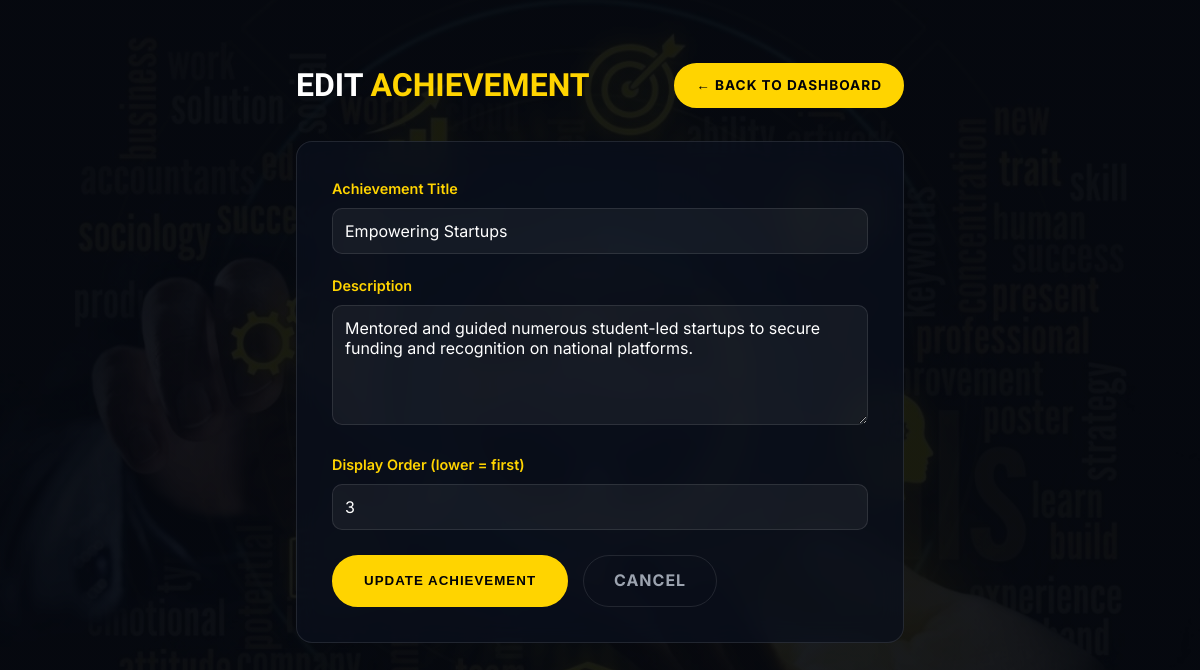
/manage-achievement.php?id=3 (signed in), run on the app's committed database.
### tables this page shows
CREATE TABLE IF NOT EXISTS achievements (
    id INT AUTO_INCREMENT PRIMARY KEY,
    title VARCHAR(255) NOT NULL,
    description TEXT NOT NULL,
    display_order INT DEFAULT 0,
    created_at TIMESTAMP DEFAULT CURRENT_TIMESTAMP
);

### manage-achievement.php (the view, shortened to what this page needs)
<?php
require_once 'db.php';
$achievement = null;
if (isset($_GET['id'])) {
    $stmt = $pdo->prepare("SELECT * FROM achievements WHERE id = ?");
    $stmt->execute([$_GET['id']]);
    $achievement = $stmt->fetch(PDO::FETCH_ASSOC);
}
?>
<!DOCTYPE html>
<html lang="en">
<head>
    <link rel="stylesheet" href="style.css">
</head>
<body>
    <div class="manage-container">
        <div class="hdr-flex">
            <h1><?= $achievement ? 'Edit' : 'Add New' ?> <span class="text-gold">Achievement</span></h1>
            <a href="dashboard.php" class="btn-primary" style="padding:10px 20px;font-size:0.85rem;">← Back to Dashboard</a>
        </div>
        <div class="manage-form">
            <form action="manage-achievement.php" method="POST">
                <div class="form-group">
                    <label>Achievement Title</label>
                    <input type="text" name="title" value="<?= htmlspecialchars($achievement['title'] ?? ''); ?>" required placeholder="e.g. Hult Prize Success">
                </div>
                <div class="form-group">
                    <label>Description</label>
                    <textarea name="description" rows="4" required><?= htmlspecialchars($achievement['description'] ?? ''); ?></textarea>
                </div>
                <div class="form-group">
                    <label>Display Order (lower = first)</label>
                    <input type="number" name="display_order" value="<?= htmlspecialchars($achievement['display_order'] ?? '0'); ?>" min="0">
                </div>
                <div class="btn-row">
                    <button type="submit" class="btn-primary" style="cursor:pointer;padding:14px 30px;"><?= $achievement ? 'Update' : 'Create' ?> Achievement</button>
                    <a href="dashboard.php" class="btn-primary" style="background:transparent;border:1px solid var(--glass-border);color:var(--text-muted);text-decoration:none;">Cancel</a>
                </div>
            </form>
        </div>
    </div>
</body>
</html>

### style.css (style rules this page uses)
:root { --primary-gold: #FFD400; --bg-dark: #05080f; --bg-darker: #020308; --text-light: #ffffff; --text-muted: #9ca3af; --glass-bg: rgba(255, 255, 255, 0.05); --glass-border: rgba(255, 255, 255, 0.1); --glass-hover: rgba(255, 255, 255, 0.1); --transition-smooth: all 0.4s cubic-bezier(0.25, 1, 0.5, 1); }
* { margin: 0; padding: 0; box-sizing: border-box; }
html { scroll-behavior: smooth; }
body { font-family: 'Inter', sans-serif; background: url('hero-bg.jpg') center center / cover no-repeat fixed; background-color: var(--bg-dark); color: var(--text-light); line-height: 1.6; overflow-x: hidden; }
h1, h2, h3, h4, h5, h6, .brand-logo { font-family: 'Unbounded', sans-serif; text-transform: uppercase; }
.text-gold { color: var(--primary-gold); }
.btn-primary { background: var(--primary-gold); color: var(--bg-darker); font-weight: 700; padding: 12px 30px; border-radius: 30px; text-decoration: none; text-transform: uppercase; letter-spacing: 1px; transition: var(--transition-smooth); display: inline-block; border: 2px solid var(--primary-gold); }

### manage-achievement.php (style rules this page uses)
body { background: linear-gradient(rgba(5,8,15,0.92),rgba(5,8,15,0.92)), url('hero-bg.jpg') center/cover no-repeat fixed !important; }
.manage-container { padding: 60px 8%; max-width: 800px; margin: 0 auto; }
.manage-form { background: rgba(10,15,28,0.75); padding: 35px; border-radius: 16px; border: 1px solid var(--glass-border); backdrop-filter: blur(12px); margin-top: 30px; }
.form-group { margin-bottom: 20px; }
.form-group label { display: block; color: var(--primary-gold); font-size: 0.9rem; font-weight: 600; margin-bottom: 8px; }
.form-group input, .form-group textarea { width: 100%; padding: 12px; background: rgba(255,255,255,0.05); border: 1px solid var(--glass-border); border-radius: 10px; color: white; font-family: inherit; font-size: 1rem; outline: none; }
.form-group textarea { resize: vertical; min-height: 120px; }
.btn-row { display: flex; gap: 15px; margin-top: 25px; }
.hdr-flex { display: flex; justify-content: space-between; align-items: center; flex-wrap: wrap; gap: 15px; }

### data on the page
achievements: title "Empowering Startups", description "Mentored and guided numerous student-led startups to secure funding and recognition on national platforms.", display_order "3"
